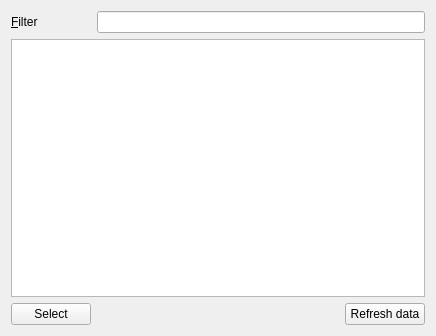
<?xml version="1.0" encoding="UTF-8"?>
<ui version="4.0">
 <class>Form</class>
 <widget class="QWidget" name="Form">
  <property name="geometry">
   <rect>
    <x>0</x>
    <y>0</y>
    <width>436</width>
    <height>336</height>
   </rect>
  </property>
  <property name="windowTitle">
   <string>Form</string>
  </property>
  <layout class="QGridLayout" name="gridLayout">
   <item row="2" column="2">
    <widget class="QPushButton" name="button_update_data">
     <property name="text">
      <string>Refresh data</string>
     </property>
    </widget>
   </item>
   <item row="1" column="0" colspan="3">
    <widget class="OphydDeviceTableView" name="device_table_view">
     <property name="sortingEnabled">
      <bool>true</bool>
     </property>
     <attribute name="horizontalHeaderStretchLastSection">
      <bool>true</bool>
     </attribute>
     <attribute name="verticalHeaderStretchLastSection">
      <bool>false</bool>
     </attribute>
    </widget>
   </item>
   <item row="2" column="1">
    <spacer name="horizontalSpacer">
     <property name="orientation">
      <enum>Qt::Horizontal</enum>
     </property>
     <property name="sizeHint" stdset="0">
      <size>
       <width>40</width>
       <height>20</height>
      </size>
     </property>
    </spacer>
   </item>
   <item row="0" column="0">
    <widget class="QLabel" name="label_filter">
     <property name="sizePolicy">
      <sizepolicy hsizetype="Maximum" vsizetype="Preferred">
       <horstretch>0</horstretch>
       <verstretch>0</verstretch>
      </sizepolicy>
     </property>
     <property name="text">
      <string>&amp;Filter</string>
     </property>
     <property name="buddy">
      <cstring>edit_filter</cstring>
     </property>
    </widget>
   </item>
   <item row="0" column="1" colspan="2">
    <widget class="QLineEdit" name="edit_filter">
     <property name="sizePolicy">
      <sizepolicy hsizetype="Expanding" vsizetype="Fixed">
       <horstretch>0</horstretch>
       <verstretch>0</verstretch>
      </sizepolicy>
     </property>
    </widget>
   </item>
   <item row="2" column="0">
    <widget class="QPushButton" name="button_select_attrs">
     <property name="text">
      <string>Select</string>
     </property>
    </widget>
   </item>
  </layout>
 </widget>
 <customwidgets>
  <customwidget>
   <class>OphydDeviceTableView</class>
   <extends>QTableView</extends>
   <header>atef.widgets.ophyd</header>
  </customwidget>
 </customwidgets>
 <resources/>
 <connections/>
</ui>
